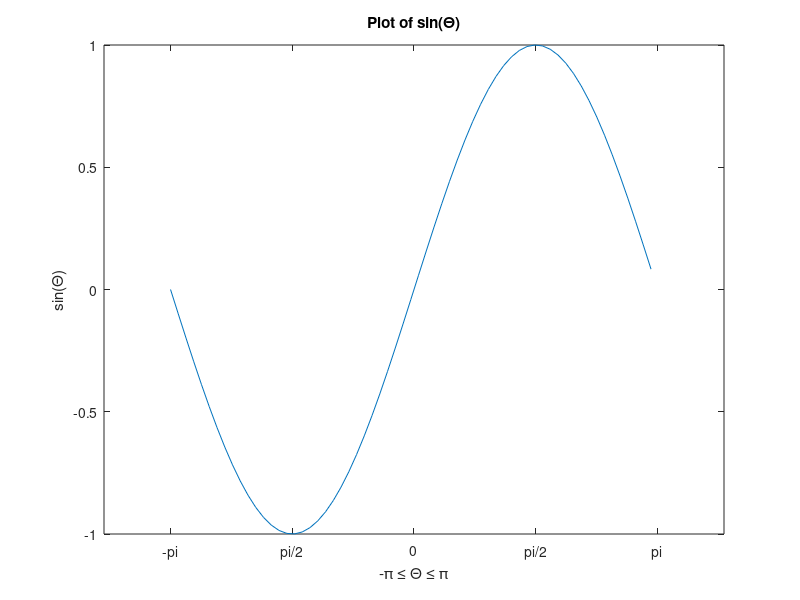

Source code (MATLAB):
x = -pi:.1:pi;t = -pi/4;

y = sin(x);

plot(x,y)

set(gca,'XTick',-pi:pi/2:pi)

set(gca,'XTickLabel',{'-pi','pi/2','0','pi/2','pi'})

xlabel('-\pi \leq \Theta \leq \pi')

ylabel('sin(\Theta)')

title('Plot of sin(\Theta)')


hold on
